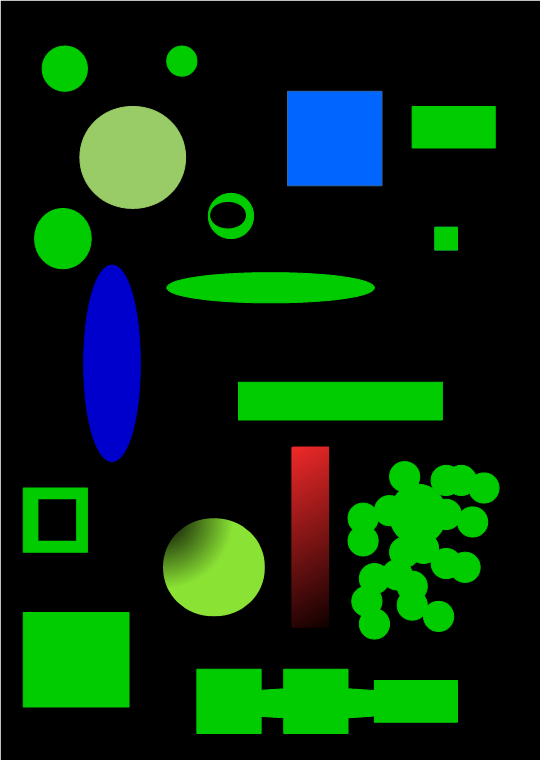
#> input picture OpenCV Basics/data/detect_blob.png, 541 x 760 px, found by its file name
$ python Contours.py
#> lines starting #> are read from the running program, lines starting #| are printed output that depends on the picture; after the words box and inside, x2 and y2 are one past the last pixel; in counts of white or black regions, pixels touching at a corner belong together
import cv2
import matplotlib.pyplot as plt
import numpy as np

img0 = cv2.imread('data\\detect_blob.png')
#> img0 is the input picture: shape (760, 541, 3); mean B, G, R 14.5, 44, 8.8
img = cv2.cvtColor(img0, cv2.COLOR_BGR2GRAY)
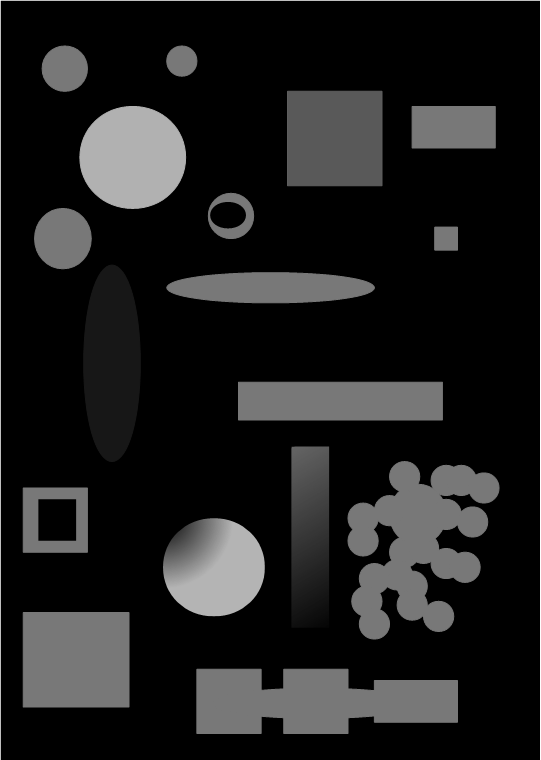
#> img: shape (760, 541); min 0, max 255, mean 30.1


# Some images work better with thresholding, some without
# threshold = cv2.threshold(img, 127, 255, 0)[-1]
contours = cv2.findContours(img, cv2.RETR_TREE, cv2.CHAIN_APPROX_SIMPLE)[0]
#> contours = 20 contours, 1 with area under 20; largest, box (x1, y1, x2, y2) and area: (347, 461, 500, 640) 15116, (196, 668, 458, 734) 13305, (22, 612, 130, 708) 10165, (287, 90, 383, 187) 9120, (83, 264, 141, 462) 9006
temp = np.zeros((img0.shape[0], img0.shape[1]))
print(len(contours))
#| 20
cv2.drawContours(temp, contours, -1, (255, 255, 255), 1)
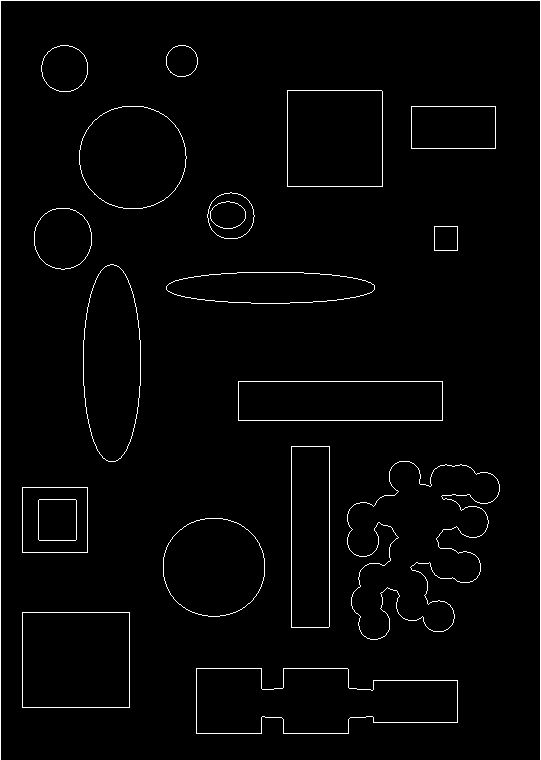
#> temp: shape (760, 541) float64; 2% white in thin lines or dots

name = ['Img', 'Gray', 'Contours']
pics = [img0, img, temp]

for i in range(3):
    plt.subplot(2, 2, i + 1)
    plt.imshow(pics[i], 'gray')
    plt.title(name[i])
    plt.xticks([]), plt.yticks([])

plt.show()
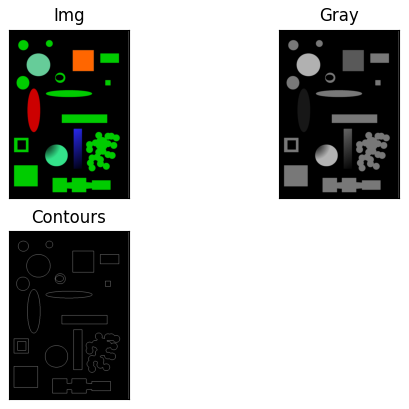
#> figure drawn by matplotlib, 3 panels; B, G, R data is drawn as R, G, B
if cv2.waitKey(0) == ord('q'):
#> (key q is pressed here)
    cv2.destroyAllWindows()
